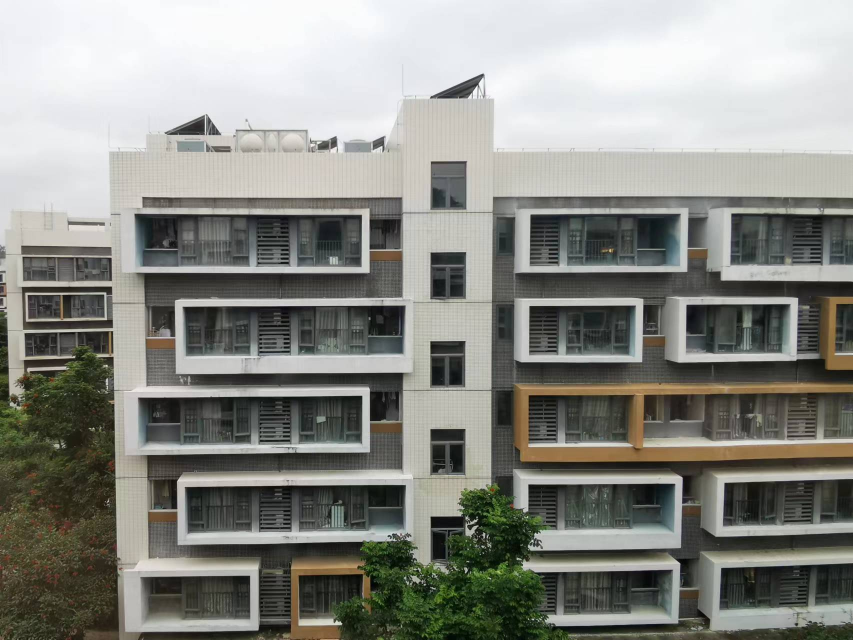
//> input picture ImageFusion/SURF/SURF/right.jpg, 1706 x 1280 px (shown at 1/2 size)
$ ./SURF   (built with g++ and OpenCV 4)
//> lines starting //> are read from the running program, lines starting //| are printed output that depends on the picture
### ImageFusion/SURF/SURF/stdafx.h
// stdafx.h : 标准系统包含文件的包含文件，
// 或是经常使用但不常更改的
// 特定于项目的包含文件
//

#pragma once

#include "targetver.h"

#include <stdio.h>
#include <tchar.h>


// TODO:  在此处引用程序需要的其他头文件

### ImageFusion/SURF/SURF/SURF.cpp
#include "stdafx.h"
#include "highgui/highgui.hpp"
#include "opencv2/nonfree/nonfree.hpp"
#include "opencv2/legacy/legacy.hpp"
#include <iostream>

using namespace cv;
using namespace std;

void OptimizeSeam(Mat& img1, Mat& trans, Mat& dst);
void CalcCorners(const Mat& H, const Mat& src);

typedef struct
{
	Point2f left_top;
	Point2f left_bottom;
	Point2f right_top;
	Point2f right_bottom;
}four_corners_t;

four_corners_t corners;

int main(int argc, char *argv[])
{
	Mat image01 = imread("right.jpg", 1);    //right image
//> image01 is the input picture: 1280 rows x 1706 cols, CV_8UC3; mean B, G, R 133.1, 139.2, 138.4
	Mat image02 = imread("left.jpg", 1);    //left image
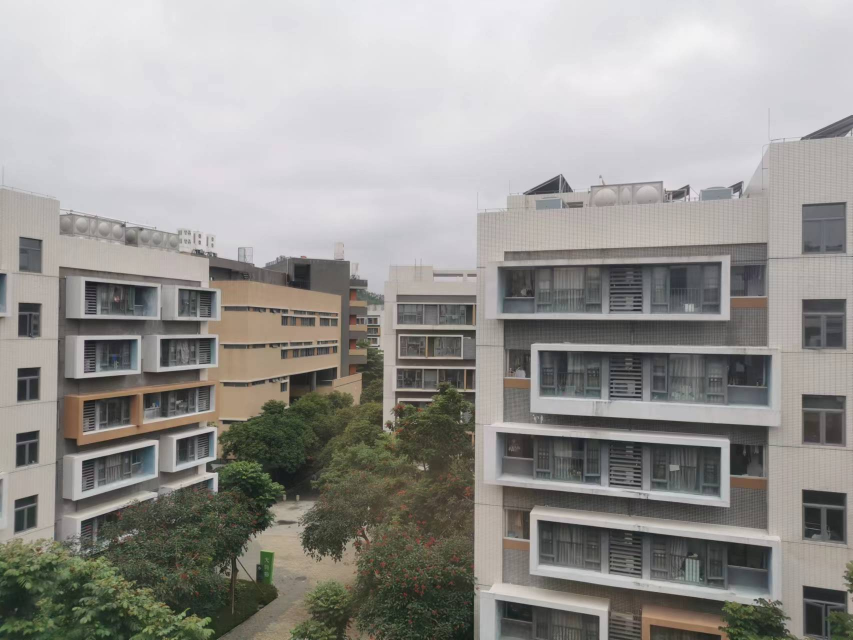
//> input picture ImageFusion/SURF/SURF/left.jpg, 1706 x 1280 px (shown at 1/2 size)
//> image02 is the input picture: 1280 rows x 1706 cols, CV_8UC3; mean B, G, R 145.6, 149.1, 150.9

	//Gray image conversion
	Mat image1, image2;
	cvtColor(image01, image1, CV_RGB2GRAY);
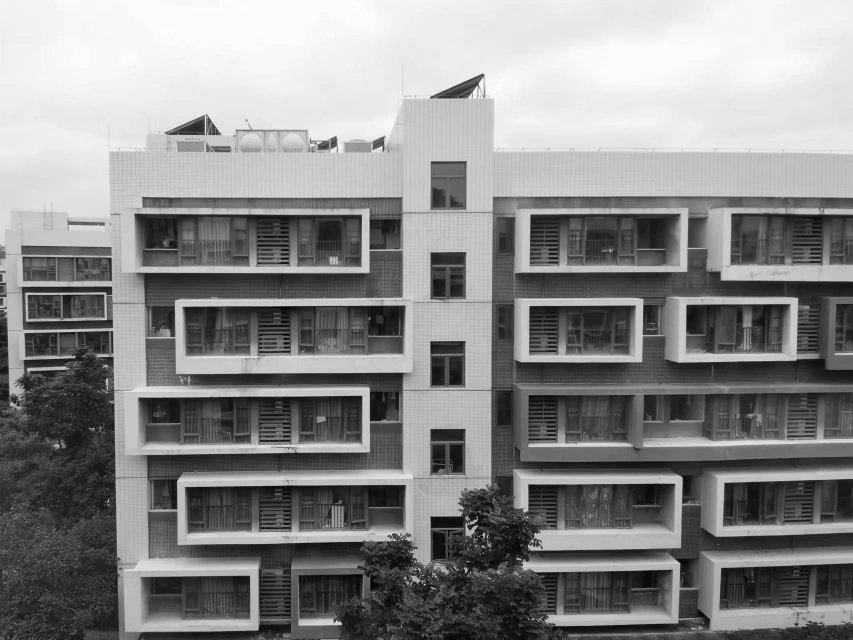
//> image1: 1280 rows x 1706 cols, CV_8UC1 (shown at 1/2 size); min 0, max 255, mean 137.2
	cvtColor(image02, image2, CV_RGB2GRAY);
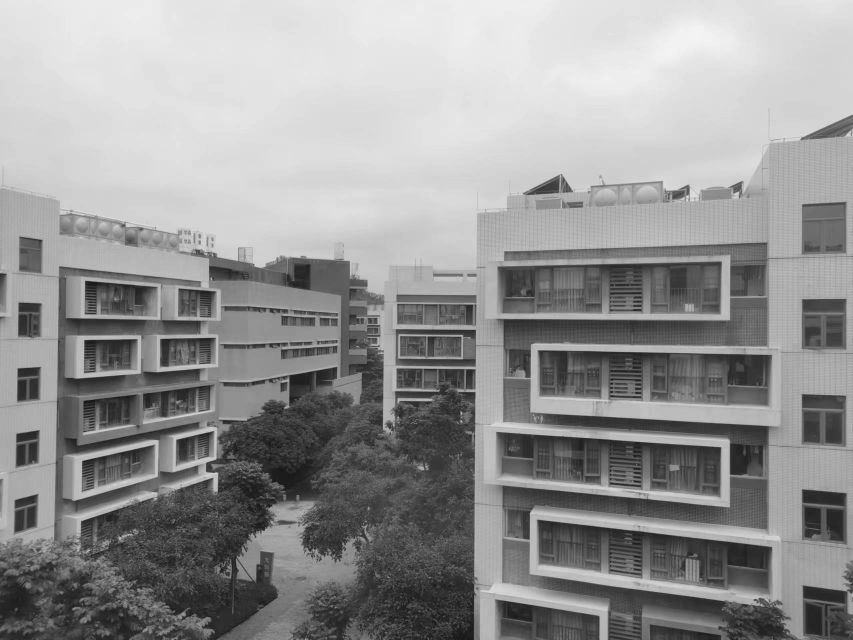
//> image2: 1280 rows x 1706 cols, CV_8UC1 (shown at 1/2 size); min 16, max 244, mean 148.3

	//Extracting feature points
//> (the run ends here: the program needs code that is not available in this run, at `SurfFeatureDetector Detector(2000);`)
